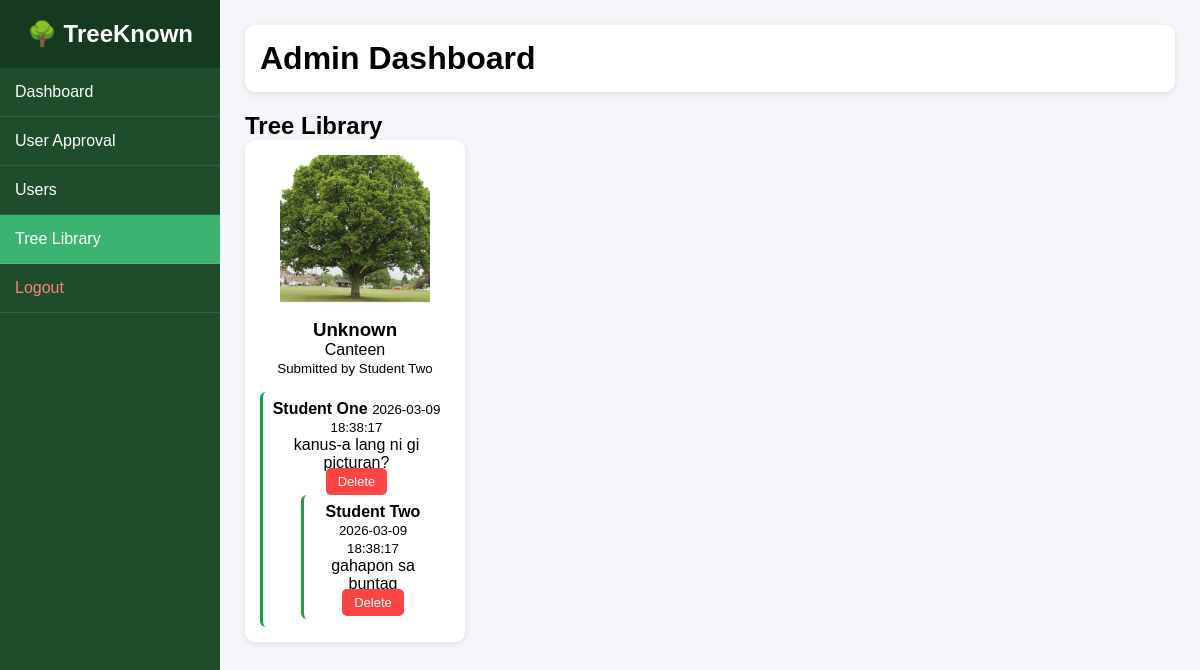
Page /Admin_Tabs/dashboard.php?tab=library (signed in) on the committed database.
### tables this page shows
CREATE TABLE IF NOT EXISTS TREE_SUBMISSIONS (
    tree_id INT AUTO_INCREMENT PRIMARY KEY,

    species_guess VARCHAR(100) NOT NULL,   
    species_id INT NULL,                  

    location_name VARCHAR(100) NOT NULL,
    lat DECIMAL(10,7) NULL,
    lng DECIMAL(10,7) NULL,

    photo VARCHAR(255) NULL,

    submitted_by INT NOT NULL,
    verified_by INT NULL,

    review_note TEXT,

    status ENUM('pending','approved','rejected') DEFAULT 'pending',

    date_submitted DATETIME DEFAULT CURRENT_TIMESTAMP,

    FOREIGN KEY (species_id) REFERENCES TREE_LIBRARY(treelib_id)
        ON DELETE SET NULL
        ON UPDATE CASCADE,

    FOREIGN KEY (submitted_by) REFERENCES USERS(user_id)
        ON DELETE CASCADE
        ON UPDATE CASCADE,

    FOREIGN KEY (verified_by) REFERENCES USERS(user_id)
        ON DELETE SET NULL
        ON UPDATE CASCADE
);

CREATE TABLE IF NOT EXISTS USERS (
    user_id INT AUTO_INCREMENT PRIMARY KEY,
    name VARCHAR(100) NOT NULL,
    email VARCHAR(100) NOT NULL UNIQUE,
    password VARCHAR(255) NOT NULL,
    role ENUM('admin','teacher','student') NOT NULL,
    student_id VARCHAR(20) NULL,
    status ENUM('pending','approved','rejected') DEFAULT 'pending',
    created_at TIMESTAMP DEFAULT CURRENT_TIMESTAMP
);

CREATE TABLE COMMENTS (
    comment_id INT AUTO_INCREMENT PRIMARY KEY,
    tree_id INT NOT NULL,
    user_id INT NOT NULL,
    parent_comment_id INT NULL,
    comment_text TEXT NOT NULL,
    created_at TIMESTAMP DEFAULT CURRENT_TIMESTAMP,

    FOREIGN KEY (tree_id) REFERENCES TREE_SUBMISSIONS(tree_id)
        ON DELETE CASCADE,

    FOREIGN KEY (user_id) REFERENCES USERS(user_id)
        ON DELETE CASCADE,

    FOREIGN KEY (parent_comment_id) REFERENCES COMMENTS(comment_id)
        ON DELETE CASCADE
);

### Admin_Tabs/dashboard.php (the view, shortened to what this page needs)
<?php
include __DIR__ . '/../config/db.php';
$tab = $_GET['tab'] ?? 'dashboard';
function displayComments($comments, $parent = null, $level = 0){
    foreach($comments as $c){
        if($c['parent_comment_id'] == $parent){
            echo "<div style='margin-left:".($level*30)."px;background:#fff;padding:8px;border-left:3px solid #16a34a;margin-top:5px;border-radius:6px;'>";
            echo "<b>{$c['name']}</b> <small>{$c['created_at']}</small>";
            echo "<p>".htmlspecialchars($c['comment_text'])."</p>";
            echo "<a class='btn delete' href='?tab=library&action=delete_comment&id={$c['comment_id']}' onclick=\"return confirm('Delete this comment?')\">Delete</a>";
            displayComments($comments,$c['comment_id'],$level+1);
            echo "</div>";
        }
    }
}
?>
<!DOCTYPE html>
<html>
<head>
</head>
<body>
<div class="sidebar">
<h2>🌳 TreeKnown</h2>
<a href="?tab=dashboard" class="<?= $tab=='dashboard'?'active':'' ?>">Dashboard</a>
<a href="?tab=pending_users" class="<?= $tab=='pending_users'?'active':'' ?>">User Approval</a>
<a href="?tab=users" class="<?= $tab=='users'?'active':'' ?>">Users</a>
<a href="?tab=library" class="<?= $tab=='library'?'active':'' ?>">Tree Library</a>
<a href="../logout.php" style="color:#ff8080;">Logout</a>
</div>
<div class="main">
<header><h1>Admin Dashboard</h1></header>
<?php
switch($tab){
case 'library':
    $trees = $conn->query("
        SELECT t.tree_id, t.location_name, t.photo, u.name AS submitted_by, s.tree_name
        FROM TREE_SUBMISSIONS t
        JOIN USERS u ON t.submitted_by=u.user_id
        LEFT JOIN TREE_LIBRARY s ON t.species_id=s.treelib_id
        WHERE t.status='approved'
        ORDER BY t.date_submitted DESC
    ")->fetchAll(PDO::FETCH_ASSOC);
    echo "<h2>Tree Library</h2>";
    if(count($trees)==0){ echo "<p>No approved trees yet.</p>"; }
    else{
        echo "<div class='tree-grid'>";
        foreach($trees as $t){
            $photo = $t['photo'] ? "../uploads/{$t['photo']}" : "https://via.placeholder.com/150";
            $tree_name = $t['tree_name'] ?? 'Unknown';
            echo "<div class='tree-card'>
                    <img src='$photo' alt='$tree_name'>
                    <h3>$tree_name</h3>
                    <p>{$t['location_name']}</p>
                    <small>Submitted by {$t['submitted_by']}</small>
                    <div class='comment-section'>";
            $comments = $conn->prepare("
                SELECT c.*, u.name
                FROM COMMENTS c
                JOIN USERS u ON c.user_id=u.user_id
                WHERE c.tree_id=?
                ORDER BY created_at ASC
            ");
            $comments->execute([$t['tree_id']]);
            displayComments($comments->fetchAll(PDO::FETCH_ASSOC));
            echo "</div></div>";
        }
        echo "</div>";
    }
break;
}
?>
</div>
</body>
</html>

### Admin_Tabs/dashboard.php (style rules this page uses)
* { margin:0;padding:0;box-sizing:border-box;font-family:Arial; }
body { display:flex;background:#f4f6f9; }
.sidebar { width:220px;height:100vh;background:#1f4d2b;color:white;position:fixed; }
.sidebar h2 { text-align:center;padding:20px;background:#163a20; }
.sidebar a { display:block;padding:15px;color:white;text-decoration:none;border-bottom:1px solid rgba(255,255,255,0.1); }
.sidebar a.active { background:#3cb371; }
.main { margin-left:220px;padding:25px;width:100%; }
header { background:white;padding:15px;border-radius:10px;box-shadow:0 2px 6px rgba(0,0,0,0.1);margin-bottom:20px; }
.btn { padding:6px 12px;border-radius:5px;color:white;text-decoration:none;font-size:13px; }
.delete { background:#ff4444; }
.tree-grid { display:flex;flex-wrap:wrap;gap:20px; }
.tree-card { width:220px;background:white;border-radius:10px;padding:15px;box-shadow:0 2px 6px rgba(0,0,0,0.1);text-align:center; }
.tree-card img { width:150px;height:150px;object-fit:cover;border-radius:5px;margin-bottom:10px; }
.comment-section { margin-top:15px; }

### rows in the picture
tree_submissions: photo (picture), tree_name "Unknown", location_name "Canteen", submitted_by.name "Student Two"
comments: user.name "Student One", created_at "2026-03-09 18:38:17", comment_text "kanus-a lang ni gi picturan?"
comments: user.name "Student Two", created_at "2026-03-09 18:38:17", comment_text "gahapon sa buntag"
